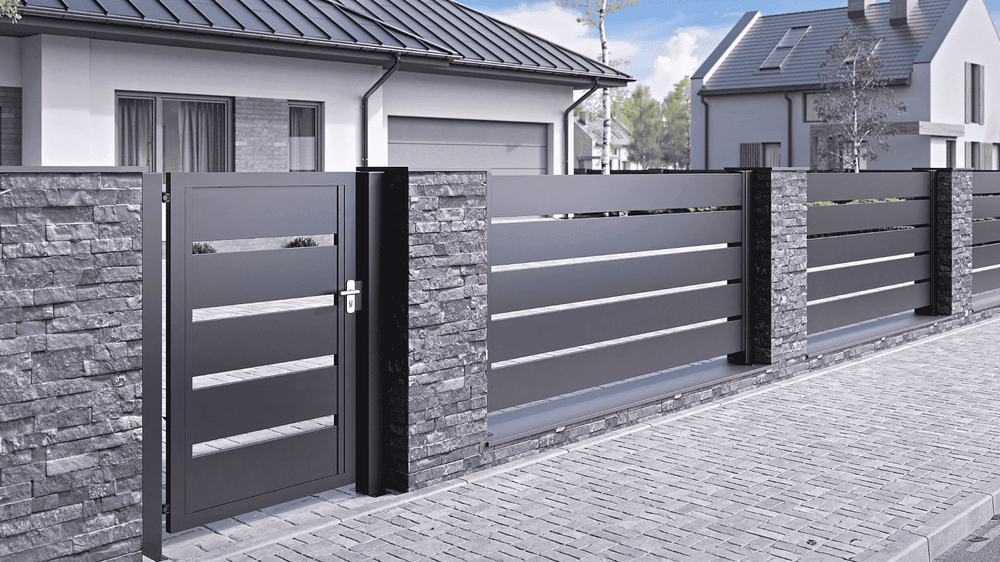
#> input picture PIAZD/lab_3-4/aliasing.png, 1000 x 562 px, shrunk from 1600 x 900 before the run
$ python PythonApplication1.py
#> lines starting #> are read from the running program, lines starting #| are printed output that depends on the picture; after the words box and inside, x2 and y2 are one past the last pixel; in counts of white or black regions, pixels touching at a corner belong together; long printed decimals are rounded
import numpy as np
import matplotlib.pyplot as plt
from skimage import filters
#ZAD1,2,3
f=10
fs=[20,21,30,45,50,100,150,200,250,1000]


def generate_signal(f,Fs):
    t=np.arange(0,1,1/Fs)
    x=np.sin(2*np.pi *f*t)
    return t,x

for i, Fs in enumerate(fs):
    t, s = generate_signal(f, Fs)
    plt.subplot(4, 3, i+1)
    plt.plot(t, s)
    plt.title(f'Fs = {Fs} Hz')
    plt.xlabel('Czas [s]')
    plt.ylabel('Amplituda')
    plt.grid()

plt.tight_layout()
plt.show()
#> figure, not shown here; panel 1: curve peaks at x = 0.6, y = 5.64e-15; panel 2: curve peaks at x = 0.524, y = 0.997; panel 3: curve peaks at x = 0.933, y = 0.866; panel 4: curve peaks at x = 0.822, y = 0.985
#ZAD6
obraz = plt.imread(r"aliasing.png")
#> obraz is the input picture: shape (562, 1000, 3) float32; mean R, G, B 0.533, 0.533, 0.579

skala=4

obraz_mniejszy=obraz[::skala,::skala,:]
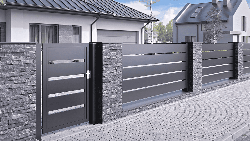
#> obraz_mniejszy: shape (141, 250, 3) float32; mean R, G, B 0.532, 0.532, 0.578
fig,axs = plt.subplots(1,2,figsize=(10,5))

axs[0].imshow(obraz)
axs[0].set_title("Oryginalny obraz")

axs[1].imshow(obraz_mniejszy)
axs[1].set_title("Zmiejszony obraz")
plt.show();
#KWANTYZACJA
#ZAD1,2
print("LIczba wymiarów obrazu:",obraz.ndim)
#| LIczba wymiarów obrazu: 3
#Zad 3
print("Liczba wartosci w pojedynczym piskelu", obraz.shape[-1])
#| Liczba wartosci w pojedynczym piskelu 3
#ZAD4
jasnosc = (np.max(obraz[:, :, :3], axis=2) + np.min(obraz[:, :, :3], axis=2))
srednia = np.mean(obraz[:, :, :3], axis=2)
luminacja = 0.21 * obraz[:, :, 0] + 0.72 * obraz[:, :, 1] + 0.07 * obraz[:, :, 2]
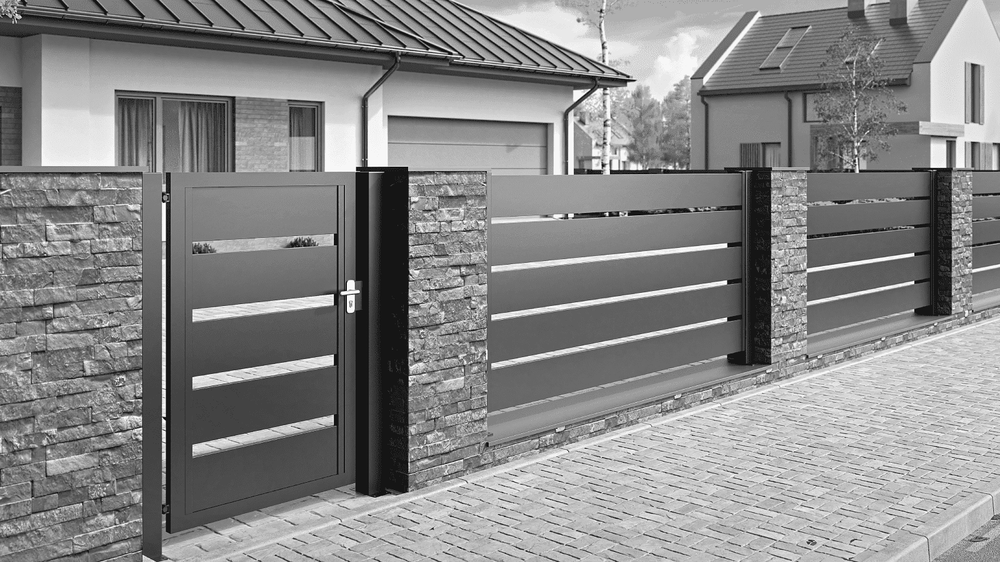
#> luminacja: shape (562, 1000) float32; min 0, max 1, mean 0.536

hist1, bins1 = np.histogram(jasnosc, bins=256)
#> hist1 = 256 values, max 9888 at index 23, min 0 at index 1, mean 2195.3; bins1 = 257 values from 0 to 2
hist2, bins2 = np.histogram(srednia, bins=256 )
#> hist2 = 256 values, max 9897 at index 22, min 1 at index 1, mean 2195.3; bins2 = 257 values from 0 to 1
hist3, bins3 = np.histogram(luminacja, bins=256)
#> hist3 = 256 values, max 9891 at index 21, min 1 at index 1, mean 2195.3; bins3 = 257 values from 0 to 1

hist4, bin_nowe = np.histogram(srednia, bins=16)
#> hist4 = [912, 23193, 9309, 15562, 33423, 34775, 65244, 54291, 67431, 46013, 37777, 50096, 54359, 38236, 20593, 10786]; bin_nowe = 17 values from 0 to 1
print("Zakresy nowych kolorów:", bin_nowe)
#| Zakresy nowych kolorów: [0.     0.0625 0.125  0.1875 0.25   0.3125 0.375  0.4375 0.5    0.5625
#|  0.625  0.6875 0.75   0.8125 0.875  0.9375 1.    ]

bin_nowe = (bin_nowe[:-1] + bin_nowe[1:]) / 2
#> bin_nowe = [0.0312, 0.0938, 0.156, 0.219, 0.281, 0.344, 0.406, 0.469, 0.531, 0.594, 0.656, 0.719, 0.781, 0.844, 0.906, 0.969]
nowy_obraz = np.digitize(srednia, bins=bin_nowe, right=True)
nowy_obraz = bin_nowe[nowy_obraz - 1]

fig, axs = plt.subplots(4, 2, figsize=(12, 16))
axs[0, 0].imshow(jasnosc,cmap='gray')
axs[0, 0].set_title("Metoda 1: max-min")
axs[0, 1].plot(hist1)
axs[0, 1].set_title("Histogram metody 1")

axs[1, 0].imshow(srednia,cmap='gray')
axs[1, 0].set_title("Metoda 2: Średnia")
axs[1, 1].plot(hist2)
axs[1, 1].set_title("Histogram metody 2")

axs[2, 0].imshow(luminacja, cmap='gray')
axs[2, 0].set_title("Metoda 3: Luminancja")
axs[2, 1].plot(hist3)
axs[2, 1].set_title("Histogram metody 3")

axs[3, 0].imshow(nowy_obraz,cmap='gray')
axs[3, 0].set_title("Zmiana kolorow")
axs[3, 1].plot(hist4)
axs[3, 1].set_title("Histogram 16 bins")
plt.tight_layout()
plt.show()
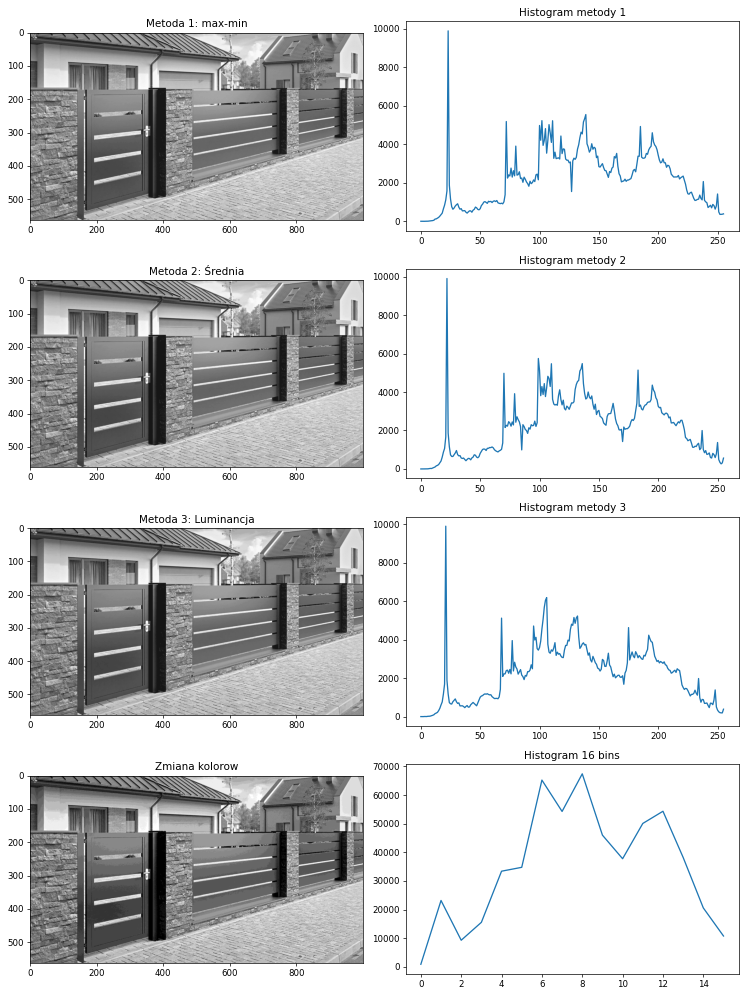
#> figure drawn by matplotlib, 8 panels; panel 2: curve peaks at x = 23, y = 9888; panel 4: curve peaks at x = 22, y = 9897; panel 6: curve peaks at x = 21, y = 9891; panel 8: curve peaks at x = 8, y = 67431
#BINARYZACJA
obraz1 = plt.imread(r"papuga.png")
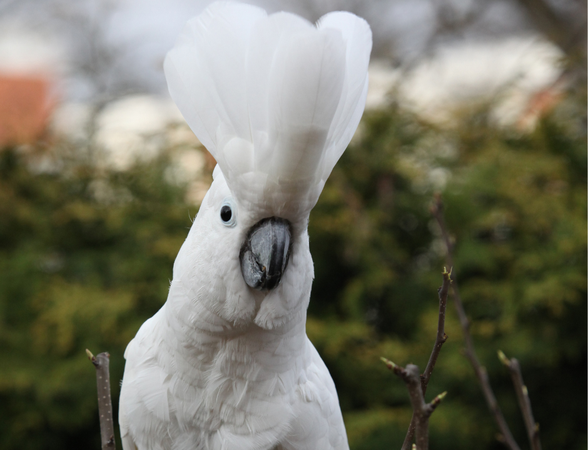
#> input picture PIAZD/lab_3-4/papuga.png, 588 x 450 px, shrunk from 940 x 720 before the run
#> obraz1 is the input picture: shape (450, 588, 4) float32; mean R, G, B, A 0.449, 0.446, 0.386, 1
srednia = np.mean(obraz1[:, :, :3], axis=2)
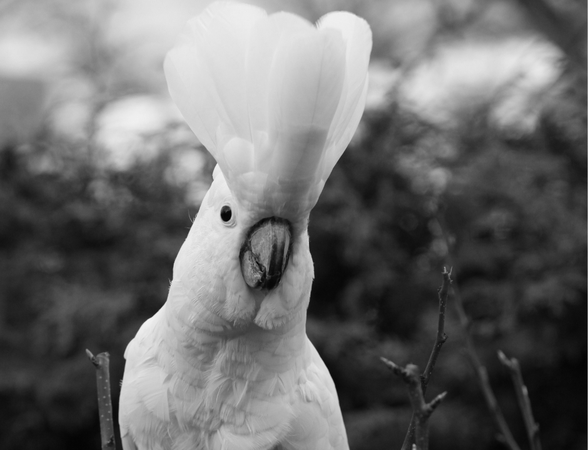
#> srednia: shape (450, 588) float32; min 0, max 0.971, mean 0.427
hist, bins = np.histogram(srednia, bins=256 )
#> hist = 256 values, max 2741 at index 50, min 0 at index 253, mean 1033.6; bins = 257 values from 0 to 0.971

prog = filters.threshold_otsu(srednia)
#> prog = 0.453
print(f"Wyznaczony próg (Otsu): {prog}")
#| Wyznaczony próg (Otsu): 0.4534
binaryzowany = (srednia > prog).astype(np.uint8) * 255
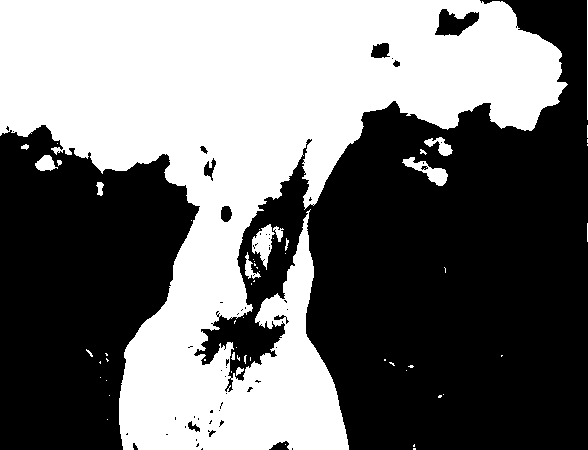
#> binaryzowany: shape (450, 588); 44.7% white; 58 white regions (42 under 20 px), largest, box (x1, y1, x2, y2) and area: (0, 0, 568, 450) 115858, (252, 224, 275, 270) 522, (402, 157, 448, 186) 492
fig, ax = plt.subplots(1, 3, figsize=(15, 5))
ax[0].imshow(obraz1)
ax[0].set_title("Oryginalny obraz")
ax[0].axis("off")

ax[1].plot(bins[:-1], hist)
ax[1].axvline(prog, color='r', linestyle='dashed', label=f'Próg = {prog:.2f}')
ax[1].set_title("Histogram")
ax[1].legend()

ax[2].imshow(binaryzowany, cmap='gray')
ax[2].set_title("Binaryzowany obraz")
ax[2].axis("off")
plt.tight_layout()
plt.show()
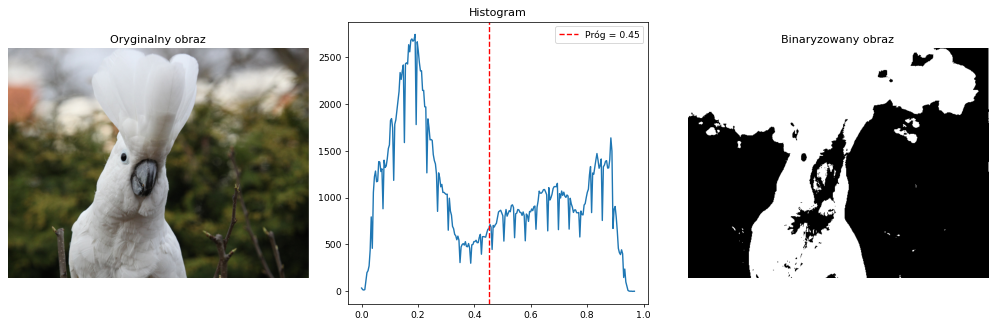
#> figure drawn by matplotlib, 3 panels; panel 2: curve peaks at x = 0.19, y = 2741
